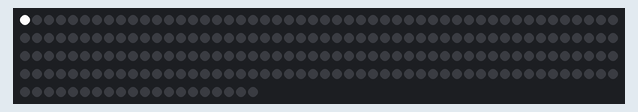
A sketch run on a simulated Arduino Uno, built with avr-gcc and run on an emulated ATmega328P. On the bench: 220 RGB LEDs in strip order, left to right, continuing on the next row. Dim RGB values are drawn brighter than linear.

Above: at 0.1 s.
At 5.01 s:
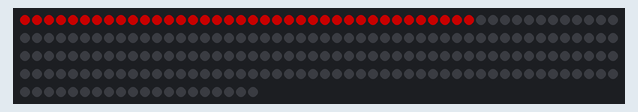
At 10.04 s:
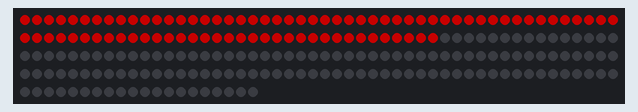
At 19.99 s:
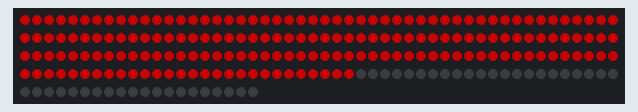
At 24.48 s:
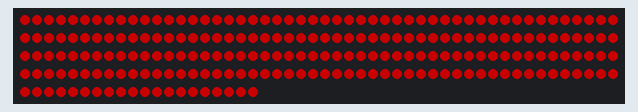
At 39.88 s:
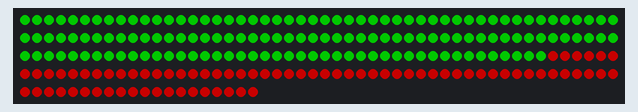

The sketch:

test_letters.ino
```cpp
/**
 * Tester for each letter, or a row of more.
 *
 * Initially sets the first LED to all white.
 * Then cycles through RGB, one LED at a time.
 */

#include <PololuLedStrip.h>

// PIN
PololuLedStrip<8> ledStrip;

#define LED_COUNT 220
rgb_color colors[LED_COUNT];

void setup()
{
  Serial.begin(19200);

  rgb_color blank;
  blank.red = 255;
  blank.green = 255;
  blank.blue = 255;

  /*
  for(uint16_t i = 0; i < LED_COUNT; i++)
  {
    colors[i] = blank;
  }
  */

  colors[0] = blank;


  ledStrip.write(colors, LED_COUNT);

  delay(1000);
}

void loop()
{
    rgb_color color;
    color.red = 100;
    color.green = 0;
    color.blue = 0;

    for (int i = 0; i < LED_COUNT; i++)
    {
      colors[i] = color;
      ledStrip.write(colors, LED_COUNT);
      delay(100);
    }

    color.red = 0;
    color.green = 100;
    color.blue = 0;

    for (int i = 0; i < LED_COUNT; i++)
    {
      colors[i] = color;
      ledStrip.write(colors, LED_COUNT);
      delay(100);
    }


    color.red = 0;
    color.green = 0;
    color.blue = 100;

    for (int i = 0; i < LED_COUNT; i++)
    {
      colors[i] = color;
      ledStrip.write(colors, LED_COUNT);
      delay(100);
    }
}
```
